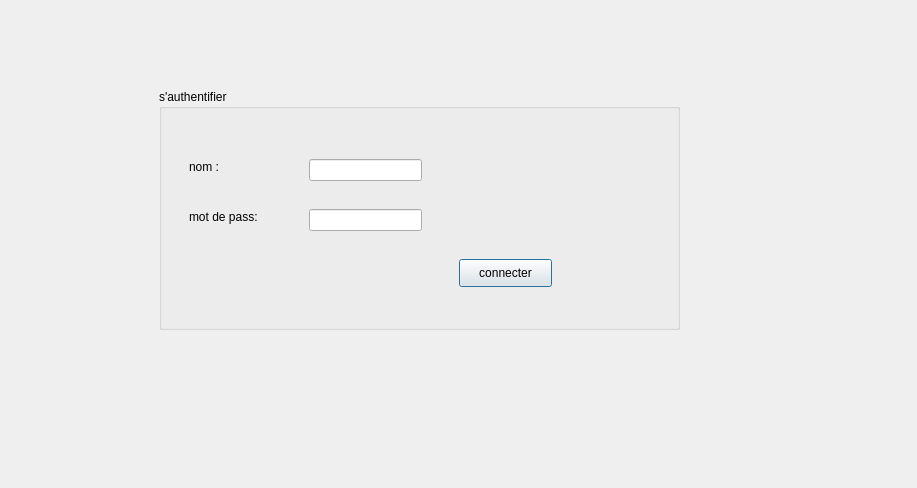
<?xml version="1.0" encoding="UTF-8"?>
<ui version="4.0">
 <class>Dialog</class>
 <widget class="QDialog" name="Dialog">
  <property name="geometry">
   <rect>
    <x>0</x>
    <y>0</y>
    <width>917</width>
    <height>488</height>
   </rect>
  </property>
  <property name="windowTitle">
   <string>Dialog</string>
  </property>
  <widget class="QGroupBox" name="groupBox">
   <property name="geometry">
    <rect>
     <x>159</x>
     <y>89</y>
     <width>521</width>
     <height>241</height>
    </rect>
   </property>
   <property name="title">
    <string>s'authentifier</string>
   </property>
   <widget class="QLabel" name="label">
    <property name="geometry">
     <rect>
      <x>30</x>
      <y>70</y>
      <width>55</width>
      <height>16</height>
     </rect>
    </property>
    <property name="text">
     <string>nom :</string>
    </property>
   </widget>
   <widget class="QLineEdit" name="nom">
    <property name="geometry">
     <rect>
      <x>150</x>
      <y>70</y>
      <width>113</width>
      <height>22</height>
     </rect>
    </property>
   </widget>
   <widget class="QPushButton" name="connecter">
    <property name="geometry">
     <rect>
      <x>300</x>
      <y>170</y>
      <width>93</width>
      <height>28</height>
     </rect>
    </property>
    <property name="text">
     <string>connecter</string>
    </property>
   </widget>
   <widget class="QLabel" name="label_3">
    <property name="geometry">
     <rect>
      <x>90</x>
      <y>180</y>
      <width>181</width>
      <height>20</height>
     </rect>
    </property>
    <property name="text">
     <string/>
    </property>
   </widget>
   <widget class="QLineEdit" name="pass">
    <property name="geometry">
     <rect>
      <x>150</x>
      <y>120</y>
      <width>113</width>
      <height>22</height>
     </rect>
    </property>
   </widget>
   <widget class="QLabel" name="label_2">
    <property name="geometry">
     <rect>
      <x>30</x>
      <y>120</y>
      <width>101</width>
      <height>16</height>
     </rect>
    </property>
    <property name="text">
     <string>mot de pass:</string>
    </property>
   </widget>
  </widget>
 </widget>
 <resources/>
 <connections/>
</ui>
